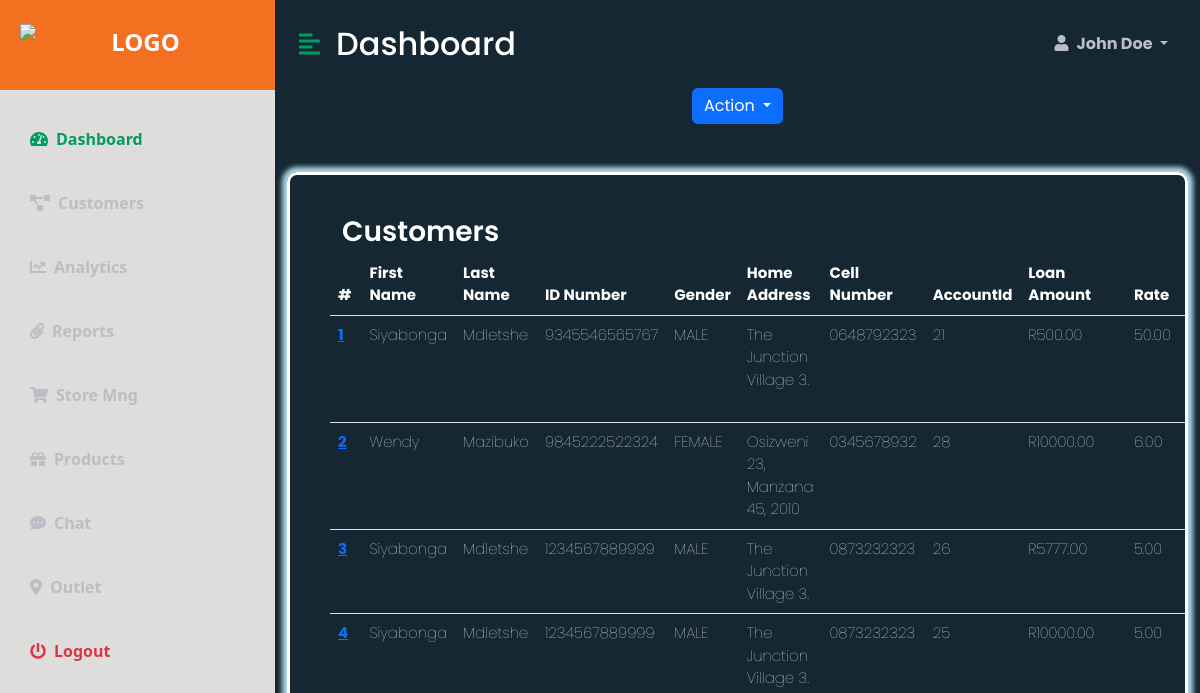
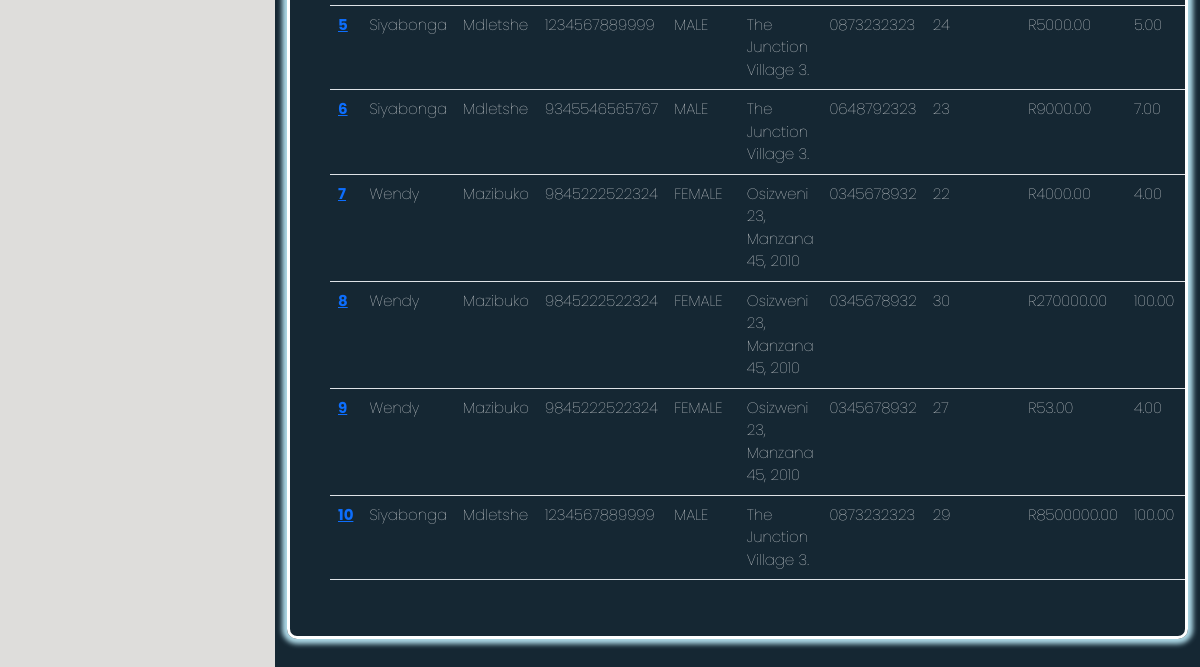
The app's page /backoffice/customers, older data (2 pictures, top to bottom).
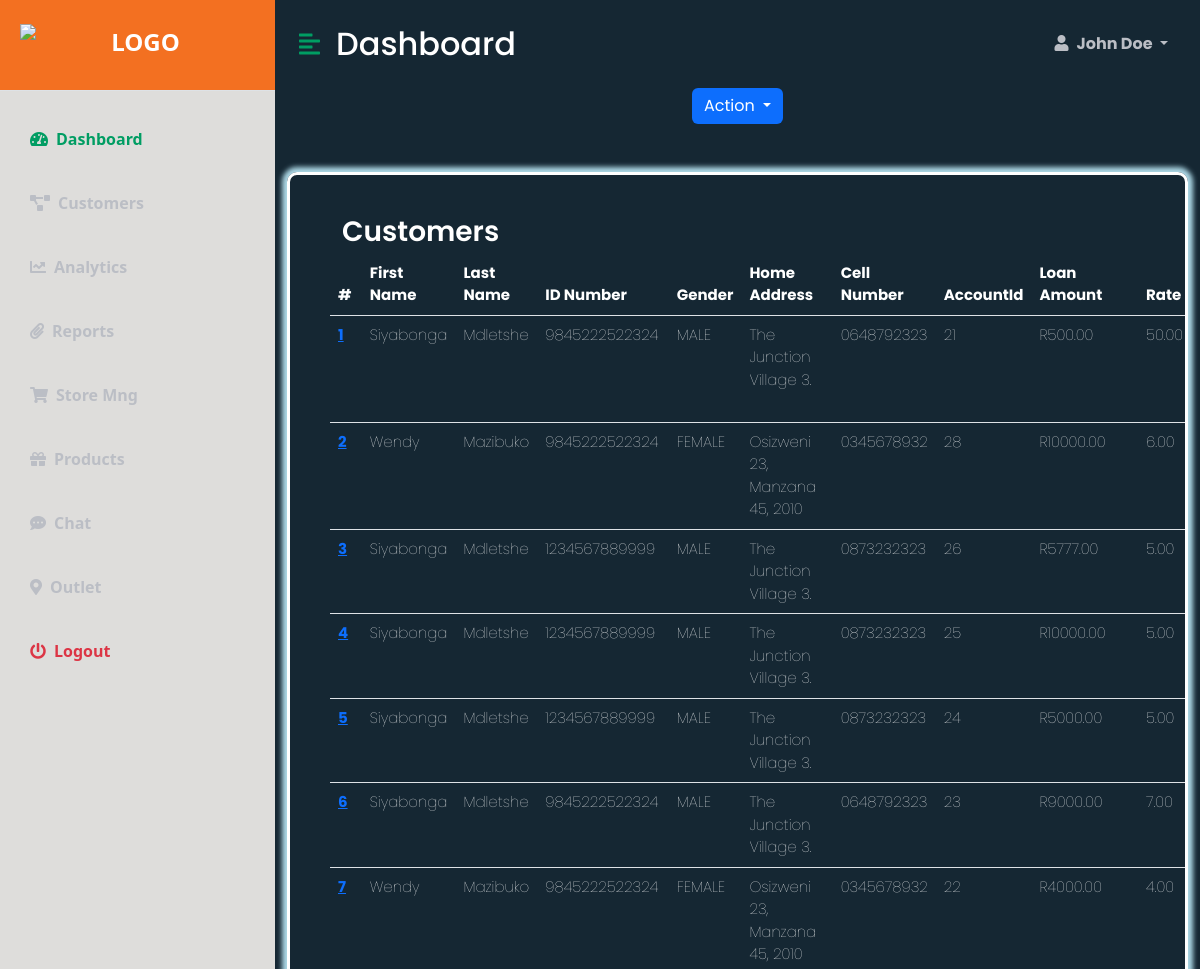
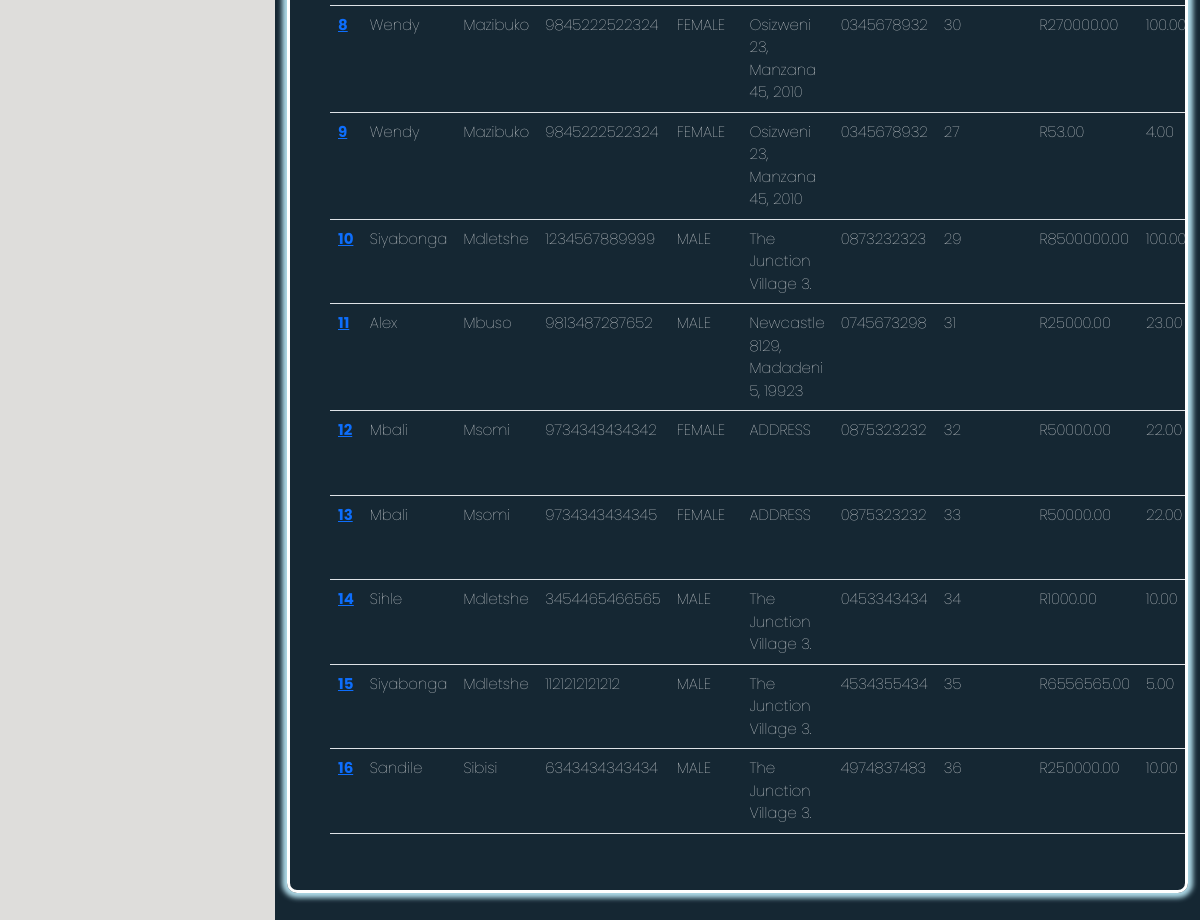
The same page, newer data (2 pictures, top to bottom).
### BackOfficeApp/models.py (models this page shows, shortened)
class Account(models.Model):
  loan_amount = models.DecimalField("Loan Amount", max_digits=13, decimal_places=2, blank= False)
  rate = models.DecimalField("Rate", max_digits=5, decimal_places=2, blank= False)
  created_at = models.DateTimeField("Created Date")
  customer = models.ForeignKey(Customer, on_delete=models.CASCADE)
  class Meta:
        ordering = ['created_at']

### BackOfficeApp/views.py (the view)
# urls.py: path('customers', view = get_customers_list, name='customers'),
def get_customers_list(request):
    filter = request.GET.get('filter', 'active')
    if filter == 'all':
        customers = customers = Customer.objects.annotate(loan_amount=F('account__loan_amount'), rate=F('account__rate'), created_at=F('account__created_at'), account_id=F('account__id')).values()
    else:
        customers = Account.objects.annotate(first_name=F('customer__first_name'), last_name=F('customer__last_name'), id_number=F('customer__id_number'), gender=F('customer__gender'), home_address=F('customer__home_address'), cell_phone_number=F('customer__cell_phone_number'), email=F('customer__email'), account_id=F('id')).values()
    dashboard_session = {
        'display_template' : 'AdminDashboard/dashboard_customer_landing_page.html',
        'customers': customers,
    }
    return render (request, 'AdminDashboard/admin_dashboard.html', {'dashboard_session': dashboard_session})

### AdminDashboard/templates/AdminDashboard/admin_dashboard.html (shortened to what this page needs)
<!DOCTYPE html>
<html lang="en">
{% load static %}
<head>
    <link href="https://cdn.jsdelivr.net/npm/bootstrap@5.2.0/dist/css/bootstrap.min.css" rel="stylesheet">
    <link rel="stylesheet" href="https://cdnjs.cloudflare.com/ajax/libs/font-awesome/5.15.3/css/all.min.css" />
    <link rel="stylesheet" href="{% static 'AdminDashboard/styles.css' %}"/>
</head>
<body>
    <div class="d-flex" id="wrapper">
        <div class="bg-white" id="sidebar-wrapper">
            <div class="sidebar-heading text-center py-4 primary-text fs-4 fw-bold text-uppercase border-bottom">
                <img src="{% static 'AdminDashboard/logo.png' %}" alt="logo">
            </div>
            <div class="list-group list-group-flush my-3">
                <a href="{% url 'AdminDashboard:adminlandingpage'  %}" class="list-group-item list-group-item-action bg-transparent second-text active"><i
                        class="fas fa-tachometer-alt me-2"></i>Dashboard</a>
                <a href="{% url 'BackOfficeApp:customers'  %}" class="list-group-item list-group-item-action bg-transparent second-text fw-bold"><i
                        class="fas fa-project-diagram me-2"></i>Customers</a>
                <a href="#" class="list-group-item list-group-item-action bg-transparent second-text fw-bold"><i
                        class="fas fa-chart-line me-2"></i>Analytics</a>
                <a href="#" class="list-group-item list-group-item-action bg-transparent second-text fw-bold"><i
                        class="fas fa-paperclip me-2"></i>Reports</a>
                <a href="#" class="list-group-item list-group-item-action bg-transparent second-text fw-bold"><i
                        class="fas fa-shopping-cart me-2"></i>Store Mng</a>
                <a href="#" class="list-group-item list-group-item-action bg-transparent second-text fw-bold"><i
                        class="fas fa-gift me-2"></i>Products</a>
                <a href="#" class="list-group-item list-group-item-action bg-transparent second-text fw-bold"><i
                        class="fas fa-comment-dots me-2"></i>Chat</a>
                <a href="#" class="list-group-item list-group-item-action bg-transparent second-text fw-bold"><i
                        class="fas fa-map-marker-alt me-2"></i>Outlet</a>
                <a href="#" class="list-group-item list-group-item-action bg-transparent text-danger fw-bold"><i
                        class="fas fa-power-off me-2"></i>Logout</a>
            </div>
        </div>
        <div id="page-content-wrapper">
            <nav class="navbar navbar-expand-lg navbar-light bg-transparent py-4 px-4">
                <div class="d-flex align-items-center">
                    <i class="fas fa-align-left primary-text fs-4 me-3" id="menu-toggle"></i>
                    <h2 class="fs-2 m-0">Dashboard</h2>
                </div>
                <div class="collapse navbar-collapse" id="navbarSupportedContent">
                    <ul class="navbar-nav ms-auto mb-2 mb-lg-0">
                        <li class="nav-item dropdown">
                            <a class="nav-link dropdown-toggle second-text fw-bold" href="#" id="navbarDropdown"
                                role="button" data-bs-toggle="dropdown" aria-expanded="false">
                                <i class="fas fa-user me-2"></i>John Doe
                            </a>
                        </li>
                    </ul>
                </div>
            </nav>
            <div class="container-fluid px-4">
                {% include  dashboard_session.display_template %}
            </div>
        </div>
    </div>
</body>
</html>

### AdminDashboard/templates/AdminDashboard/dashboard_customer_landing_page.html (shortened to what this page needs)
{% load static %}
<link rel="stylesheet" href="{% static 'AdminDashboard/customer_registration.css' %}">
<div class="btn-group dropright customers-action-button">
  <button type="button" class="btn btn-primary dropdown-toggle" data-toggle="dropdown" aria-haspopup="true" aria-expanded="false">
    Action
  </button>
</div>
<div class="row my-5 customers-table table-responsive">
    <h3>Customers</h3>
        <table class="table">
            <thead>
                <tr>
                    <th scope="col" width="50">#</th>
                    <th>First Name</th>
                    <th>Last Name</th>
                    <th>ID Number</th>
                    <th>Gender</th>
                    <th>Home Address</th>
                    <th>Cell Number</th>
                    <th>AccountId</th>
                    <th>Loan Amount</th>
                    <th>Rate</th>
                    <th>Date Created</th>
                </tr>
            </thead>
            <tbody>
                {% for customer in dashboard_session.customers %}
                <tr>
                    <th scope="row"> <a href="{% url 'BackOfficeApp:updatecustomer' id_number=customer.id_number %}">{{forloop.counter}}</a></th>
                    <td>{{customer.first_name}}</td>
                    <td>{{customer.last_name}}</td>
                    <td>{{customer.id_number}}</td>
                    <td>{{customer.gender}}</td>
                    <td>{{customer.home_address}}</td>
                    <td>{{customer.cell_phone_number}}</td>
                    <td>{{customer.account_id}}</td>
                    {% if customer.loan_amount == None %}
                      <td>{{customer.loan_amount}}</td>
                    {% else %}
                      <td>R{{customer.loan_amount}}</td>
                    {% endif %}
                    <td>{{customer.rate}}</td>
                    <td>{{customer.created_at}}</td>
                </tr>
                {% endfor %}
            </tbody>
        </table>
</div>

Row changes from the older to the newer data that the page shows:
computed for Account id 21: id_number "9345546565767" → "9845222522324"
computed for Account id 23: id_number "9345546565767" → "9845222522324"
added Account: first_name "Alex", last_name "Mbuso", id_number "9813487287652", gender "MALE", home_address "Newcastle 8129, Madadeni 5, 19923", cell_phone_number "0745673298", account_id "31", loan_amount "25000.00", rate "23.00"
added Account: first_name "Mbali", last_name "Msomi", id_number "9734343434342", gender "FEMALE", home_address "ADDRESS", cell_phone_number "0875323232", account_id "32", loan_amount "50000.00", rate "22.00"
added Account: first_name "Mbali", last_name "Msomi", id_number "9734343434345", gender "FEMALE", home_address "ADDRESS", cell_phone_number "0875323232", account_id "33", loan_amount "50000.00", rate "22.00"
added Account: first_name "Sihle", last_name "Mdletshe", id_number "3454465466565", gender "MALE", home_address "The Junction Village 3.", cell_phone_number "0453343434", account_id "34", loan_amount "1000.00", rate "10.00"
added Account: first_name "Siyabonga", last_name "Mdletshe", id_number "1121212121212", gender "MALE", home_address "The Junction Village 3.", cell_phone_number "4534355434", account_id "35", loan_amount "6556565.00", rate "5.00"
added Account: first_name "Sandile", last_name "Sibisi", id_number "6343434343434", gender "MALE", home_address "The Junction Village 3.", cell_phone_number "4974837483", account_id "36", loan_amount "250000.00", rate "10.00"
